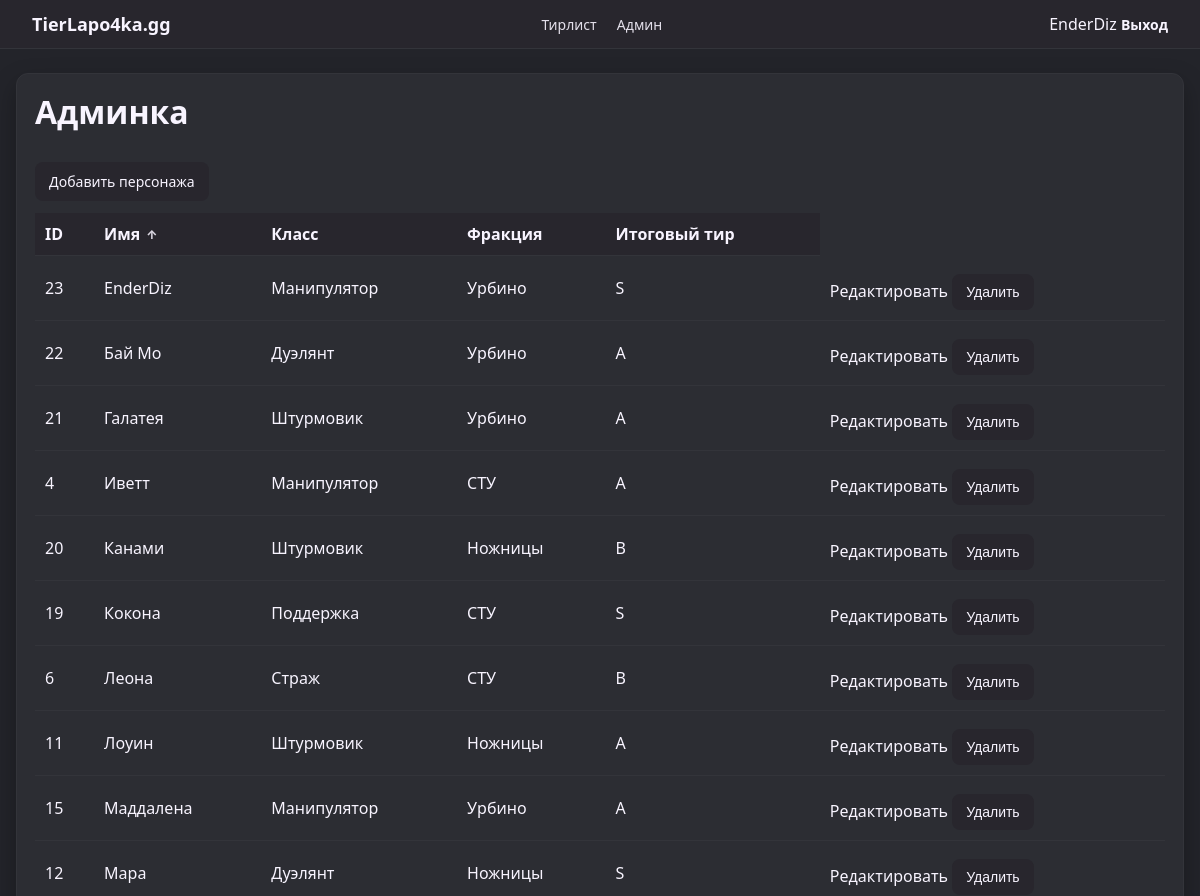
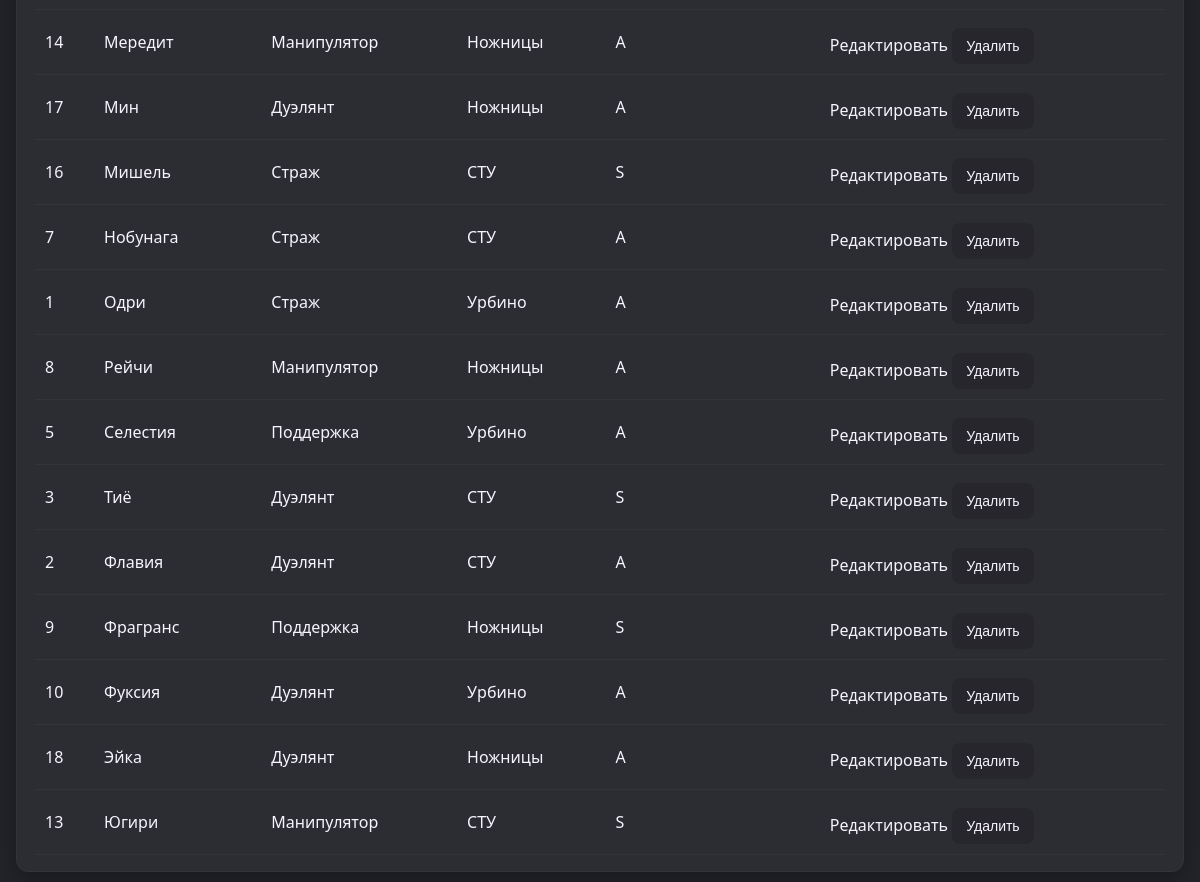
The page /admin (signed in) on the database its author committed (2 pictures, top to bottom).
### models.py (models this page shows)
class User(db.Model):
    id = db.Column(db.Integer, primary_key=True)
    username = db.Column(db.String(64), unique=True, nullable=False)
    password_hash = db.Column(db.String(255), nullable=False)
    is_admin = db.Column(db.Boolean, default=False)

class Character(db.Model):
    id = db.Column(db.Integer, primary_key=True)
    name = db.Column(db.String(128), nullable=False)
    slug = db.Column(db.String(128), unique=True, nullable=False)
    class_name = db.Column(db.String(32))
    faction = db.Column(db.String(32))
    tier_weapon = db.Column(db.String(3))
    tier_skill = db.Column(db.String(3))
    tier_passive = db.Column(db.String(3))
    tier_ultimate = db.Column(db.String(3))
    difficulty = db.Column(db.String(32))  # НОВОЕ: сложность освоения
    short_summary = db.Column(db.Text)
    review = db.Column(db.Text)
    image_name = db.Column(db.String(255))
    skills = db.relationship("Skill", backref="character", lazy=True,
                             cascade="all, delete-orphan")
    @property
    def overall_tier(self):
        map_letter = {
            "D": 1,
            "C": 2,
            "B": 3,
            "A": 4,
            "S": 5,
            "SS": 6,
            "SSS": 7,
        }
        map_back = {v: k for k, v in map_letter.items()}
        vals = [
            map_letter.get(self.tier_weapon),
            map_letter.get(self.tier_skill),
            map_letter.get(self.tier_passive),
            map_letter.get(self.tier_ultimate),
        ]
        vals = [v for v in vals if v is not None]
        if not vals:
            return None
        avg = sum(vals) / len(vals)
        closest = min(map_back.keys(), key=lambda v: abs(v - avg))
        return map_back[closest]

### app.py (the view)
    @app.route("/admin")
    @admin_required
    def admin_dashboard():
        sort = request.args.get("sort", "name")
        direction = request.args.get("direction", "asc")
        allowed_sorts = {
            "id": Character.id,
            "name": Character.name,
            "class_name": Character.class_name,
            "faction": Character.faction,
            "overall_tier": None,
        }
        if sort not in allowed_sorts:
            sort = "name"
        if direction not in ("asc", "desc"):
            direction = "asc"
        if sort == "overall_tier":
            characters = Character.query.all()
            tier_weights = {"D": 1, "C": 2, "B": 3, "A": 4, "S": 5, "SS": 6, "SSS": 7}
            none_sentinel = float("-inf") if direction == "desc" else float("inf")
            def tier_key(ch):
                value = tier_weights.get(ch.overall_tier, none_sentinel)
                return (value, ch.id)
            characters.sort(key=tier_key, reverse=direction == "desc")
        else:
            column = allowed_sorts[sort]
            order_clause = column.desc() if direction == "desc" else column.asc()
            characters = Character.query.order_by(order_clause, Character.id.asc()).all()
        return render_template(
            "admin_dashboard.html",
            characters=characters,
            sort=sort,
            direction=direction,
        )

### auth.py (called while the page is built)
def get_current_user():
    user_id = session.get("user_id")
    if user_id is None:
        return None
    return User.query.get(user_id)

def admin_required(view_func):
    @wraps(view_func)
    def wrapper(*args, **kwargs):
        user = get_current_user()
        if not user or not user.is_admin:
            flash("Недостаточно прав.", "error")
            return redirect(url_for("login"))
        return view_func(*args, **kwargs)
    return wrapper

### templates/admin_dashboard.html (shortened to what this page needs)
{% extends "base.html" %}
{% block extra_css %}
<link rel="stylesheet" href="{{ url_for('static', filename='admin.css') }}">
{% endblock %}
{% block content %}
<div class="card">
    <h1>Админка</h1>
    <a class="btn" href="{{ url_for('admin_new_character') }}">Добавить персонажа</a>
    <table class="admin-table">
        <thead>
        <tr>
            {% set next_id_dir = 'desc' if sort == 'id' and direction == 'asc' else 'asc' %}
            {% set next_name_dir = 'desc' if sort == 'name' and direction == 'asc' else 'asc' %}
            {% set next_class_dir = 'desc' if sort == 'class_name' and direction == 'asc' else 'asc' %}
            {% set next_faction_dir = 'desc' if sort == 'faction' and direction == 'asc' else 'asc' %}
            {% set next_overall_dir = 'desc' if sort == 'overall_tier' and direction == 'asc' else 'asc' %}
            <th>
                <a class="sort-link{% if sort == 'id' %} active{% endif %}"
                   href="{{ url_for('admin_dashboard', sort='id', direction=next_id_dir) }}">
                    ID
                </a>
            </th>
            <th>
                <a class="sort-link{% if sort == 'name' %} active{% endif %}"
                   href="{{ url_for('admin_dashboard', sort='name', direction=next_name_dir) }}">
                    Имя
                    {% if sort == 'name' %}
                        <span class="sort-indicator">{{ '↑' if direction == 'asc' else '↓' }}</span>
                    {% endif %}
                </a>
            </th>
            <th>
                <a class="sort-link{% if sort == 'class_name' %} active{% endif %}"
                   href="{{ url_for('admin_dashboard', sort='class_name', direction=next_class_dir) }}">
                    Класс
                </a>
            </th>
            <th>
                <a class="sort-link{% if sort == 'faction' %} active{% endif %}"
                   href="{{ url_for('admin_dashboard', sort='faction', direction=next_faction_dir) }}">
                    Фракция
                </a>
            </th>
            <th>
                <a class="sort-link{% if sort == 'overall_tier' %} active{% endif %}"
                   href="{{ url_for('admin_dashboard', sort='overall_tier', direction=next_overall_dir) }}">
                    Итоговый тир
                </a>
            </th>
        </tr>
        </thead>
        <tbody>
        {% for ch in characters %}
        <tr>
            <td>{{ ch.id }}</td>
            <td>{{ ch.name }}</td>
            <td>{{ ch.class_name or '—' }}</td>
            <td>{{ ch.faction or '—' }}</td>
            <td>{{ ch.overall_tier or '-' }}</td>
            <td>
                <a href="{{ url_for('admin_edit_character', char_id=ch.id) }}">Редактировать</a>
                <form method="post"
                      action="{{ url_for('admin_delete_character', char_id=ch.id) }}"
                      style="display:inline"
                      onsubmit="return confirm('Удалить персонажа?');">
                    <button type="submit">Удалить</button>
                </form>
            </td>
        </tr>
        {% endfor %}
        </tbody>
    </table>
</div>
{% endblock %}

### templates/base.html (shortened to what this page needs)
<!doctype html>
<html lang="en">
<head>
    <link rel="stylesheet" href="{{ url_for('static', filename='style.css') }}">
    {% block extra_css %}{% endblock %}
</head>
<body>
<header class="top-nav">
    <a class="logo" href="{{ url_for('tier_list') }}">TierLapo4ka.gg</a>
    <nav>
        <a href="{{ url_for('tier_list') }}">Тирлист</a>
        {% if current_user and current_user.is_admin %}
            <a href="{{ url_for('admin_dashboard') }}">Админ</a>
        {% endif %}
    </nav>
    <div class="user-block">
        {% if current_user %}
            <span>{{ current_user.username }}</span>
            <a href="{{ url_for('logout') }}">Выход</a>
        {% else %}
            <a href="{{ url_for('login') }}">Авторизация</a>
        {% endif %}
    </div>
</header>
<main class="page-container {% block page_class %}{% endblock %}">
    {% block content %}{% endblock %}
</main>
</body>
</html>

### static/style.css (style rules this page uses)
body { margin: 0; font-family: system-ui, -apple-system, BlinkMacSystemFont, "Segoe UI", sans-serif; background: #23242a; color: #F8F4FF; }
a { color: inherit; text-decoration: none; }
.top-nav { position: sticky; top: 0; z-index: 10; display: flex; align-items: center; justify-content: space-between; padding: 12px 32px; background: #28262d; border-bottom: 1px solid #33343a; color: #F8F4FF; backdrop-filter: blur(8px); }
.logo { font-weight: 700; font-size: 18px; }
.top-nav nav a { margin-right: 16px; font-size: 14px; opacity: 0.9; }
.user-block a { font-size: 14px; font-weight: 600; }
.page-container { max-width: 1280px; margin: 24px auto 40px; padding: 0 16px; }
.card { background: #2c2d33; border-radius: 12px; padding: 16px 18px; margin-bottom: 20px; border: 1px solid #33343a; box-shadow: 0 10px 25px rgba(0, 0, 0, 0.28); }
h1, h2, h3 { margin-top: 0; color: #F8F4FF; }
button, .btn { display: inline-block; padding: 10px 14px; border-radius: 8px; border: none; background: #28262d; color: #F8F4FF; font-size: 14px; cursor: pointer; margin-top: 8px; transition: filter 0.12s ease, transform 0.12s ease; }

### static/admin.css (style rules this page uses)
.admin-table { width: 100%; border-collapse: collapse; margin-top: 12px; }
.admin-table th, .admin-table td { padding: 10px; text-align: left; border-bottom: 1px solid #33343a; color: #F8F4FF; }
.admin-table th { background: #28262d; font-weight: 800; color: #F8F4FF; }
.sort-link { color: #F8F4FF; display: inline-flex; align-items: center; gap: 6px; }
.sort-link.active { font-weight: 800; }
.sort-link .sort-indicator { font-size: 12px; opacity: 0.85; }

### rows shown on the page
User: username "EnderDiz"
Character: id "23", name "EnderDiz", class_name "Манипулятор", faction "Урбино", tier_weapon+tier_skill+tier_passive "S"
Character: id "22", name "Бай Мо", class_name "Дуэлянт", faction "Урбино", tier_weapon+tier_skill+tier_passive "A"
Character: id "21", name "Галатея", class_name "Штурмовик", faction "Урбино", tier_weapon+tier_skill+tier_passive "A"
Character: id "4", name "Иветт", class_name "Манипулятор", faction "СТУ", tier_weapon+tier_skill+tier_passive "A"
Character: id "20", name "Канами", class_name "Штурмовик", faction "Ножницы", tier_weapon+tier_skill+tier_passive "B"
Character: id "19", name "Кокона", class_name "Поддержка", faction "СТУ", tier_weapon+tier_skill+tier_passive "S"
Character: id "6", name "Леона", class_name "Страж", faction "СТУ", tier_weapon+tier_skill+tier_passive "B"
Character: id "11", name "Лоуин", class_name "Штурмовик", faction "Ножницы", tier_weapon+tier_skill+tier_passive "A"
Character: id "15", name "Маддалена", class_name "Манипулятор", faction "Урбино", tier_weapon+tier_skill+tier_passive "A"
Character: id "12", name "Мара", class_name "Дуэлянт", faction "Ножницы", tier_weapon+tier_skill+tier_passive "S"
Character: id "14", name "Мередит", class_name "Манипулятор", faction "Ножницы", tier_weapon+tier_skill+tier_passive "A"
Character: id "17", name "Мин", class_name "Дуэлянт", faction "Ножницы", tier_weapon+tier_skill+tier_passive "A"
Character: id "16", name "Мишель", class_name "Страж", faction "СТУ", tier_weapon+tier_skill+tier_passive "S"
Character: id "7", name "Нобунага", class_name "Страж", faction "СТУ", tier_weapon+tier_skill+tier_passive "A"
Character: id "1", name "Одри", class_name "Страж", faction "Урбино", tier_weapon+tier_skill+tier_passive "A"
Character: id "8", name "Рейчи", class_name "Манипулятор", faction "Ножницы", tier_weapon+tier_skill+tier_passive "A"
Character: id "5", name "Селестия", class_name "Поддержка", faction "Урбино", tier_weapon+tier_skill+tier_passive "A"
Character: id "3", name "Тиё", class_name "Дуэлянт", faction "СТУ", tier_weapon+tier_skill+tier_passive "S"
Character: id "2", name "Флавия", class_name "Дуэлянт", faction "СТУ", tier_weapon+tier_skill+tier_passive "A"
Character: id "9", name "Фрагранс", class_name "Поддержка", faction "Ножницы", tier_weapon+tier_skill+tier_passive "S"
Character: id "10", name "Фуксия", class_name "Дуэлянт", faction "Урбино", tier_weapon+tier_skill+tier_passive "A"
Character: id "18", name "Эйка", class_name "Дуэлянт", faction "Ножницы", tier_weapon+tier_skill+tier_passive "A"
Character: id "13", name "Югири", class_name "Манипулятор", faction "СТУ", tier_weapon+tier_skill+tier_passive "S"

### other values the page prints
{{ '↑' if direction == 'asc' else '↓' }} "↑"
